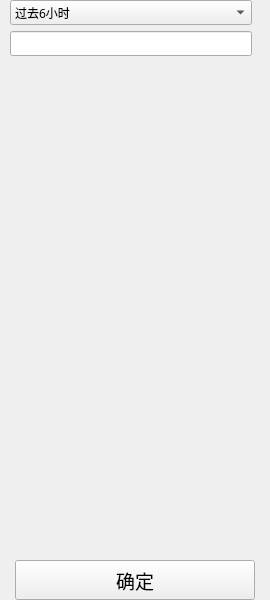
<?xml version="1.0" encoding="UTF-8"?>
<ui version="4.0">
 <class>Form</class>
 <widget class="QWidget" name="Form">
  <property name="geometry">
   <rect>
    <x>0</x>
    <y>0</y>
    <width>270</width>
    <height>600</height>
   </rect>
  </property>
  <property name="minimumSize">
   <size>
    <width>0</width>
    <height>0</height>
   </size>
  </property>
  <property name="maximumSize">
   <size>
    <width>270</width>
    <height>600</height>
   </size>
  </property>
  <property name="windowTitle">
   <string>Form</string>
  </property>
  <layout class="QGridLayout" name="gridLayout">
   <property name="leftMargin">
    <number>0</number>
   </property>
   <property name="topMargin">
    <number>0</number>
   </property>
   <property name="rightMargin">
    <number>0</number>
   </property>
   <property name="bottomMargin">
    <number>0</number>
   </property>
   <item row="0" column="0">
    <layout class="QHBoxLayout" name="horizontalLayout_3">
     <item>
      <spacer name="horizontalSpacer_3">
       <property name="orientation">
        <enum>Qt::Horizontal</enum>
       </property>
       <property name="sizeType">
        <enum>QSizePolicy::Fixed</enum>
       </property>
       <property name="sizeHint" stdset="0">
        <size>
         <width>10</width>
         <height>20</height>
        </size>
       </property>
      </spacer>
     </item>
     <item>
      <widget class="QComboBox" name="CBB_time">
       <property name="minimumSize">
        <size>
         <width>20</width>
         <height>23</height>
        </size>
       </property>
       <property name="font">
        <font>
         <family>微软雅黑</family>
         <weight>50</weight>
         <italic>false</italic>
         <bold>false</bold>
         <strikeout>false</strikeout>
         <kerning>true</kerning>
        </font>
       </property>
       <property name="cursor">
        <cursorShape>PointingHandCursor</cursorShape>
       </property>
       <item>
        <property name="text">
         <string>过去6小时</string>
        </property>
       </item>
       <item>
        <property name="text">
         <string>过去24小时</string>
        </property>
       </item>
       <item>
        <property name="text">
         <string>过去三天</string>
        </property>
       </item>
       <item>
        <property name="text">
         <string>过去一周</string>
        </property>
       </item>
      </widget>
     </item>
     <item>
      <spacer name="horizontalSpacer_4">
       <property name="orientation">
        <enum>Qt::Horizontal</enum>
       </property>
       <property name="sizeType">
        <enum>QSizePolicy::Fixed</enum>
       </property>
       <property name="sizeHint" stdset="0">
        <size>
         <width>18</width>
         <height>20</height>
        </size>
       </property>
      </spacer>
     </item>
    </layout>
   </item>
   <item row="2" column="0">
    <widget class="QScrollArea" name="SA_group">
     <property name="minimumSize">
      <size>
       <width>70</width>
       <height>490</height>
      </size>
     </property>
     <property name="maximumSize">
      <size>
       <width>270</width>
       <height>600</height>
      </size>
     </property>
     <property name="cursor" stdset="0">
      <cursorShape>PointingHandCursor</cursorShape>
     </property>
     <property name="mouseTracking">
      <bool>false</bool>
     </property>
     <property name="autoFillBackground">
      <bool>false</bool>
     </property>
     <property name="frameShape">
      <enum>QFrame::NoFrame</enum>
     </property>
     <property name="lineWidth">
      <number>1</number>
     </property>
     <property name="widgetResizable">
      <bool>true</bool>
     </property>
     <widget class="QWidget" name="scrollAreaWidgetContents">
      <property name="geometry">
       <rect>
        <x>0</x>
        <y>0</y>
        <width>270</width>
        <height>490</height>
       </rect>
      </property>
      <layout class="QGridLayout" name="gridLayout_2">
       <property name="leftMargin">
        <number>0</number>
       </property>
       <property name="topMargin">
        <number>9</number>
       </property>
       <property name="rightMargin">
        <number>9</number>
       </property>
       <property name="bottomMargin">
        <number>0</number>
       </property>
      </layout>
     </widget>
    </widget>
   </item>
   <item row="1" column="0">
    <layout class="QHBoxLayout" name="horizontalLayout">
     <item>
      <spacer name="horizontalSpacer_2">
       <property name="orientation">
        <enum>Qt::Horizontal</enum>
       </property>
       <property name="sizeType">
        <enum>QSizePolicy::Minimum</enum>
       </property>
       <property name="sizeHint" stdset="0">
        <size>
         <width>10</width>
         <height>20</height>
        </size>
       </property>
      </spacer>
     </item>
     <item>
      <widget class="QLineEdit" name="LE_search">
       <property name="minimumSize">
        <size>
         <width>20</width>
         <height>25</height>
        </size>
       </property>
      </widget>
     </item>
     <item>
      <spacer name="horizontalSpacer">
       <property name="orientation">
        <enum>Qt::Horizontal</enum>
       </property>
       <property name="sizeType">
        <enum>QSizePolicy::Minimum</enum>
       </property>
       <property name="sizeHint" stdset="0">
        <size>
         <width>18</width>
         <height>25</height>
        </size>
       </property>
      </spacer>
     </item>
    </layout>
   </item>
   <item row="8" column="0">
    <layout class="QHBoxLayout" name="horizontalLayout_2">
     <item>
      <widget class="QLabel" name="label">
       <property name="text">
        <string/>
       </property>
      </widget>
     </item>
     <item>
      <widget class="QPushButton" name="PB_confirm">
       <property name="minimumSize">
        <size>
         <width>240</width>
         <height>40</height>
        </size>
       </property>
       <property name="font">
        <font>
         <family>微软雅黑</family>
         <pointsize>14</pointsize>
        </font>
       </property>
       <property name="text">
        <string>确定</string>
       </property>
      </widget>
     </item>
     <item>
      <widget class="QLabel" name="label_2">
       <property name="text">
        <string/>
       </property>
      </widget>
     </item>
    </layout>
   </item>
  </layout>
 </widget>
 <resources/>
 <connections/>
</ui>
